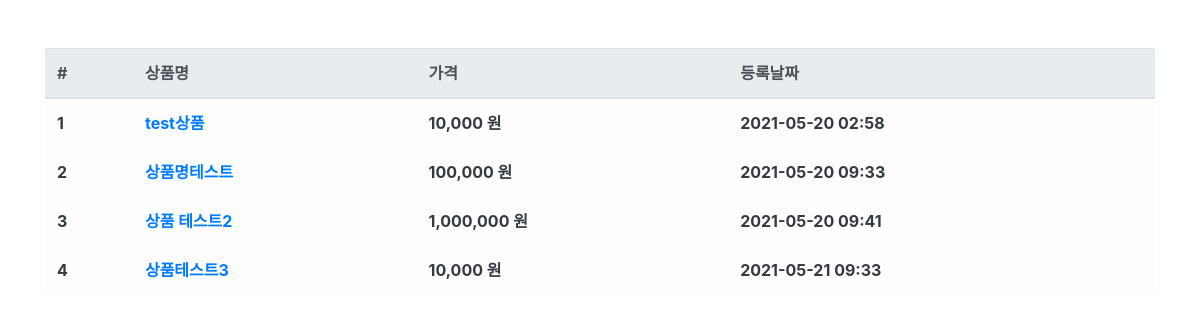
The app's page /product/ with its own data.
### product/models.py (models this page shows, shortened)
class Product(models.Model):
    name = models.CharField(max_length=256, verbose_name='상품명')
    price = models.IntegerField(verbose_name='상품가격')
    description = models.TextField(verbose_name='재고')
    stock = models.IntegerField(verbose_name='재고')
    registered_date = models.DateTimeField(auto_now_add=True, verbose_name='등록날짜')
    class Meta:
        db_table = 'product'
        verbose_name = '상품'
        verbose_name_plural = '상품'

### product/views.py (the view)
# urls.py: path('product/', ProductList.as_view()),
class ProductList(ListView):
    model = Product
    template_name = 'product.html'
    context_object_name = 'product_list'

### product/templates/product.html
{% extends 'base.html' %}
{% load humanize %}
{% block contents %}
<div class="row mt-5">
    <div class="col-12">
        <table class="table table-light">
            <thead class="thead-light">
                <tr>
                    <th scope="col">#</th>
                    <th scope="col">상품명</th>
                    <th scope="col">가격</th>
                    <th scope="col">등록날짜</th>
                </tr>
            </thead>
            <tbody class="text-dark">
                {% for product in product_list %}
                <tr>
                    <th scope="row">{{product.id }}</th>
                    <th><a href="/product/{{product.id}}">{{product.name}}</a></th>
                    <th>{{product.price|intcomma }} 원</th>
                    <th>{{product.registered_date|date:'Y-m-d H:i'}}</th>
                </tr>
                {% endfor %}
            </tbody>
        </table>
    </div>
</div>
{% endblock %}

### records on screen
Product: id "1", name "test상품", price "10,000", registered_date "2021-05-20 02:58"
Product: id "2", name "상품명테스트", price "100,000", registered_date "2021-05-20 09:33"
Product: id "3", name "상품 테스트2", price "1,000,000", registered_date "2021-05-20 09:41"
Product: id "4", name "상품테스트3", price "10,000", registered_date "2021-05-21 09:33"
